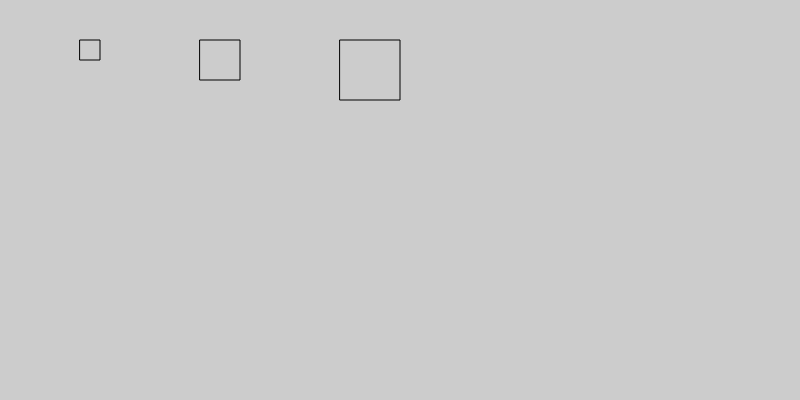
Frame 1 (no input)
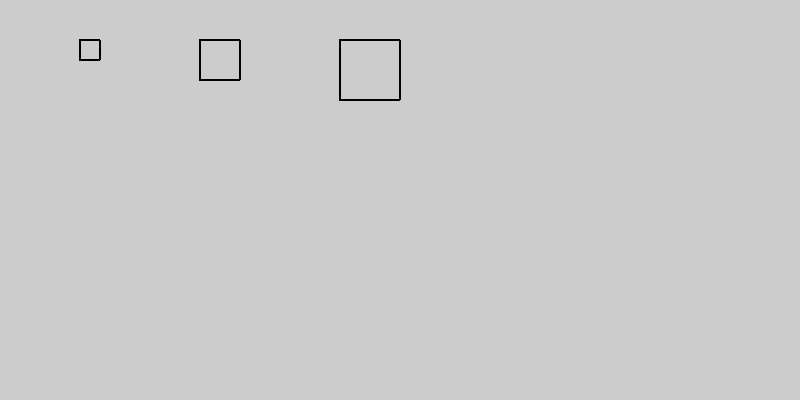
Frame 60 (no input)
Frame 120 (the mouse pressed at the canvas centre since frame 60): identical to frame 60, image omitted

The p5.js sketch that drew these frames (run headless with seeded random() and noise() and a simulated clock; from frame 60 on, the mouse is pressed at the canvas centre):

// p5.js sketch
// ── sketch.js
var x = 80;
var y = 40;
var d = 100;
var s = 20;

function setup() {
  createCanvas(800, 400);
  background(204);
  noFill();
  // put setup code here
}

function draw() {
  rect(x, y, s, s);
  rect(x+s+d, y, 2*s, 2*s);
  rect(x+s+d+2*s+d, y, 3*s, 3*s);
  // put drawing code here
}
